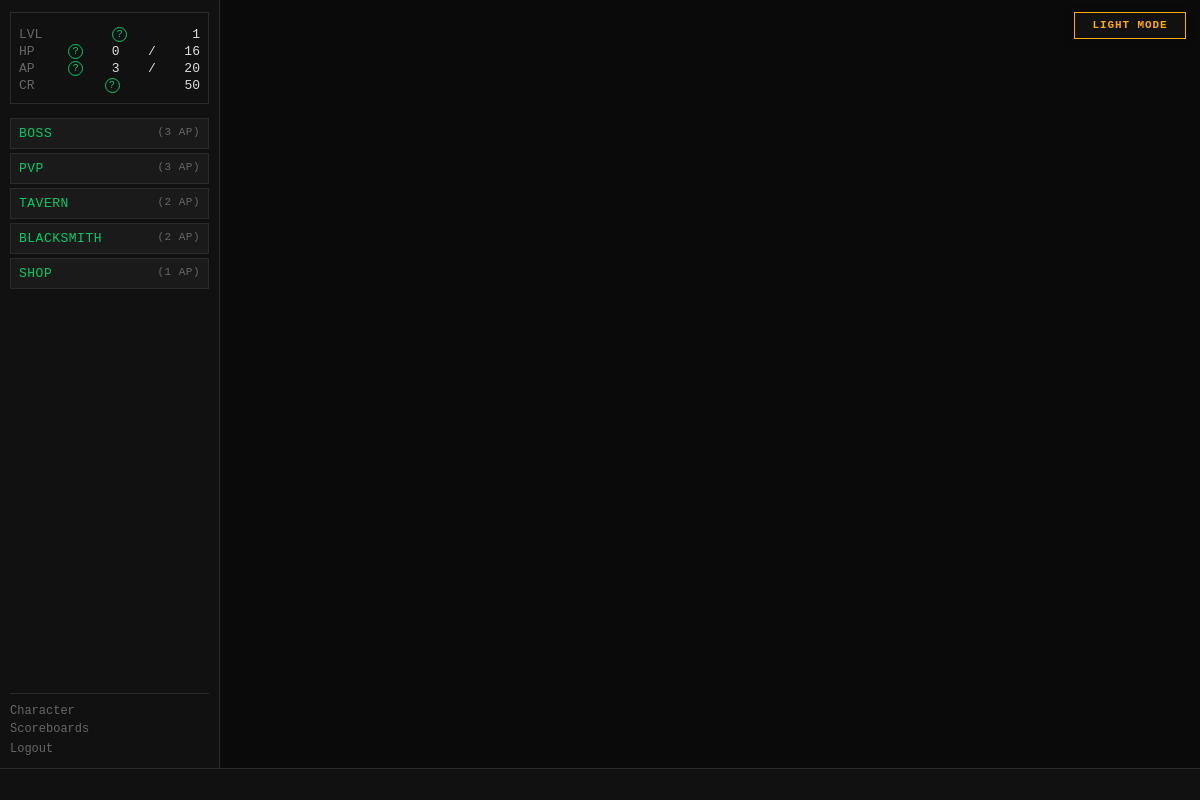
The page / (signed in) on the database as committed earlier.
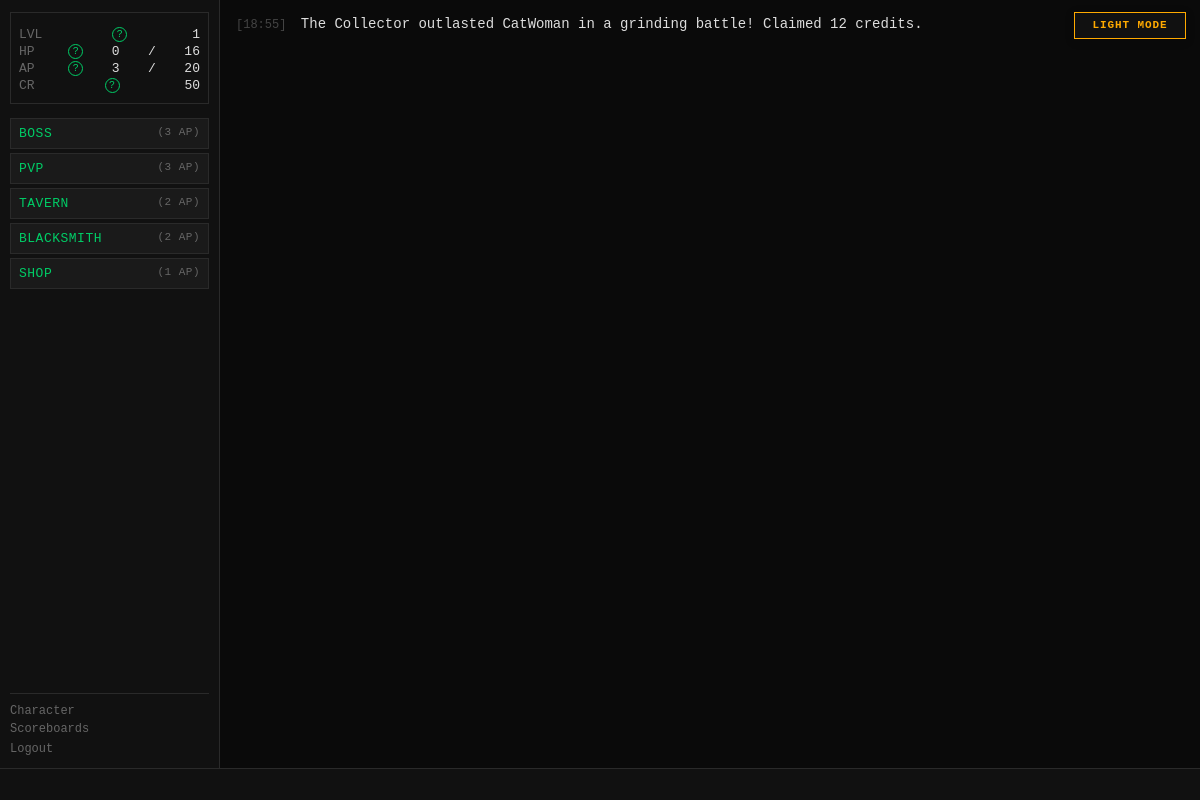
The same page on the database as committed later.
### tables this page shows
CREATE TABLE daily_feed (
    id                INTEGER PRIMARY KEY AUTOINCREMENT,
    feed_scope        TEXT    NOT NULL,
    player_id         INTEGER REFERENCES players(id),
    flavor_text       TEXT    NOT NULL,
    event_category    TEXT    NOT NULL,
    combat_session_id INTEGER REFERENCES combat_sessions(id),
    occurred_at       TEXT    NOT NULL DEFAULT (datetime('now'))
);

### routes/dashboard.py (the view)
@bp.route('/')
def index():
    player   = g.player
    settings = get_all_settings()
    history_count = settings.get('TERMINAL_HISTORY_ENTRIES', cfg.TERMINAL_HISTORY_ENTRIES)
    terminal_history = execute(
        '''SELECT flavor_text, event_category, occurred_at, combat_session_id
           FROM daily_feed
           WHERE player_id = ? OR feed_scope = 'GLOBAL'
           ORDER BY occurred_at DESC
           LIMIT ?''',
        (player['id'], history_count)
    )
    terminal_history = list(reversed(terminal_history))
    button_states = _get_button_states(player, settings)
    now_iso = datetime.utcnow().isoformat()
    active_effects = execute(
        "SELECT effect_type, value FROM status_effects WHERE player_id = ?", (player["id"],)
    )
    label_map = {
        "STAT_BOOST_STR": "+STR", "STAT_BOOST_END": "+END", "STAT_BOOST_AGI": "+AGI",
        "STAT_BOOST_LCK": "+LCK", "STAT_BOOST_PER": "+PER", "STAT_BOOST_INITIATIVE": "+INIT",
        "STAT_PENALTY_STR": "-STR", "STAT_PENALTY_END": "-END", "STAT_PENALTY_AGI": "-AGI",
        "STAT_PENALTY_LCK": "-LCK", "STAT_PENALTY_PER": "-PER", "STAT_PENALTY_INITIATIVE": "-INIT",
        "CURSED": "CURSED",
    }
    effect_labels = [
        f"{label_map.get(e['effect_type'], e['effect_type'])} {int(abs(e['value']))}"
        for e in active_effects
    ]
    return render_template(
        'dashboard.html',
        terminal_history=terminal_history,
        button_states=button_states,
        blackout=g.get('blackout', False),
        now_iso=now_iso,
        effect_labels=effect_labels,
    )

### app.py (called while the page is built)
def _context_processor() -> dict:
    player = g.get("player")
    if not player:
        return {}
    return {"player": player, "settings": get_all_settings()}

def _check_auth():
    if request.endpoint in _AUTH_EXEMPT:
        return None
    if not session.get("player_id"):
        return redirect(url_for("auth.login"))
    return None

def _load_player():
    player_id = session.get("player_id")
    if not player_id:
        return None
    player = get_player(player_id)
    if player is None:
        session.clear()
        return redirect(url_for("auth.login"))
    g.player = player
    return None

def _check_levelup():
    if request.endpoint in _LEVELUP_EXEMPT:
        return None
    player = g.get("player")
    if player and player.get("pending_levelup") and not player.get("in_combat"):
        return redirect(url_for("auth.levelup"))
    return None

def _set_blackout_flag():
    settings = get_all_settings()
    blackout_mins = settings.get("MIDNIGHT_BLACKOUT_MINUTES", cfg.MIDNIGHT_BLACKOUT_MINUTES)
    now = datetime.now(timezone.utc)
    minutes_to_midnight = (24 * 60) - (now.hour * 60 + now.minute)
    g.blackout = (minutes_to_midnight <= blackout_mins)

### templates/dashboard.html (shortened to what this page needs)
{% extends "base.html" %}
{% block content %}
<div id="terminal" role="log" aria-live="polite">
    {% for entry in terminal_history %}
        <div class="term-line term-{{ entry.event_category|lower }}">
            <span class="term-ts">[{{ entry.occurred_at[11:16] }}]</span>
            {{ entry.flavor_text }}
        </div>
    {% endfor %}
</div>
{% endblock %}

### templates/base.html (shortened to what this page needs)
<!DOCTYPE html>
<html lang="en">
<head>
<link rel="stylesheet" href="{{ url_for('static', filename='style.css') }}">
</head>
<body class="{{ 'authenticated' if player else 'auth-page' }} {% block body_class %}{% endblock %}">
<button id="theme-toggle" type="button" aria-label="Switch color theme" aria-pressed="false">
</button>
{% if player %}
<div id="left-col">
    <div id="status-block">
        <div class="status-line">
            <span class="label">LVL</span>
            <span id="status-level">{{ player.level }}</span>
        </div>
        <div class="status-line">
            <span class="label">HP</span>
            <span id="status-hp">{{ player.current_hp }}</span>/<span id="status-maxhp">{{ player.max_hp }}</span>
        </div>
        <div class="status-line">
            <span class="label">AP</span>
            <span id="status-ap">{{ player.current_ap }}</span>/<span id="status-maxap">{{ player.max_ap }}</span>
        </div>
        <div class="status-line">
            <span class="label">CR</span>
            <span id="status-credits">{{ player.credits }}</span>
        </div>
    </div>
    <div id="action-buttons">
        {% if button_states is defined %}
            {% set action_endpoints = {
                'boss': 'actions.action_boss',
                'pvp': 'actions.action_pvp',
                'tavern': 'actions.action_tavern',
                'blacksmith': 'blacksmith.index',
                'shop': 'shop.index'
            } %}
            {% for action, state in button_states.items() %}
                {% if state.enabled %}
                    {% if action in ('blacksmith', 'shop') %}
                    <a class="action-btn action-link" href="{{ url_for(action_endpoints[action]) }}">
                        {{ action|upper }} <span class="ap-cost">({{ state.ap_cost }} AP)</span>
                    </a>
                    {% else %}
                    <form class="terminal-action" action="{{ url_for(action_endpoints[action]) }}" method="POST">
                    <button type="submit" class="action-btn">
                        {{ action|upper }} <span class="ap-cost">({{ state.ap_cost }} AP)</span>
                    </button>
                    </form>
                    {% endif %}
                {% else %}
                <button class="action-btn disabled" title="{{ state.reason }}" disabled>
                    {{ action|upper }} <span class="ap-cost">({{ state.ap_cost }} AP)</span>
                    <span class="btn-reason">{{ state.reason }}</span>
                </button>
                {% endif %}
            {% endfor %}
        {% endif %}
    </div>
    <nav id="left-nav">
        <a href="{{ url_for('character.index') }}">Character</a>
        <a href="{{ url_for('scoreboards.index') }}">Scoreboards</a>
        <form action="{{ url_for('auth.logout') }}" method="POST" style="margin:0">
            <button type="submit" class="nav-link-btn">Logout</button>
        </form>
    </nav>
</div>
{% endif %}
<div id="main">
    {% block content %}{% endblock %}
</div>
{% if player %}
<div id="ticker-wrap">
    <div id="ticker">
    </div>
</div>
{% endif %}
</body>
</html>

Rows that differ between the two databases and show on the page:
added daily_feed: occurred_at "18:55", flavor_text "The Collector outlasted CatWoman in a grinding battle! Claimed 12 credits."
